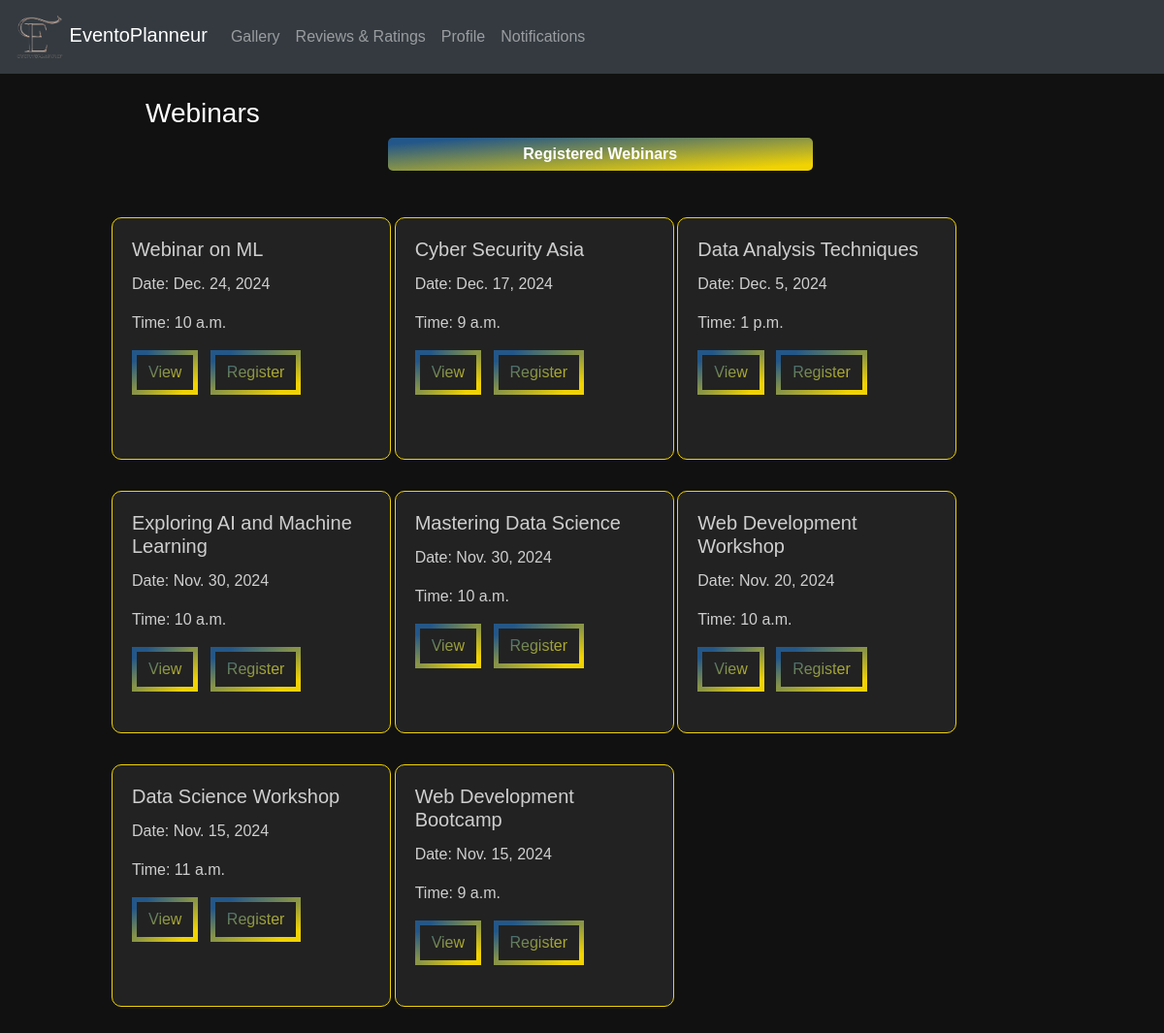
Screenshot of /events/ with the database file from the repository.
### eventapp/models.py (models this page shows, shortened)
class Webinar(models.Model):
    EVENT_TYPE_CHOICES = [
    ('Online', 'Online'),
    ('Offline', 'Offline'),
]
    id = models.AutoField(primary_key=True)
    title = models.CharField(max_length=100)
    event_type = models.CharField(max_length=10, choices=EVENT_TYPE_CHOICES, default='offline')
    description = models.TextField()
    date = models.DateField(default=None, blank=True, null=True)
    start_time = models.TimeField(blank=True, null=True)
    end_time = models.TimeField(blank=True, null=True)
    location = models.CharField(max_length=200, blank=True, null=True)
    poster = models.URLField(blank=True, null=True)
    organizer_name = models.CharField(max_length=100)
    deadline = models.DateField(default=None, blank=True, null=True)
    fee = models.DecimalField(max_digits=10, decimal_places=2, blank=True, null=True)
    speakers = models.ManyToManyField(Speaker, blank=True)
    org_user=models.ForeignKey(CustomUser, on_delete=models.CASCADE,null=True,blank=True)
    livestream = models.URLField(blank=True, null=True)
    phone_number = models.CharField(max_length=15)
    max_participants = models.PositiveIntegerField(null=True,default=50)
    status = models.IntegerField(default=1,null=True,blank=True)

### eventapp/views.py (the view)
# urls.py: path('events/',views.events,name='events'),
def events(request):
    webinars=Webinar.objects.all().order_by('-date')[:8]
    return render(request, 'events.html', {'webinars': webinars})

### templates/events.html (shortened to what this page needs)
{% load static %}
<!DOCTYPE html>
<html lang="en">
<head>
  <link rel="stylesheet" href="https://maxcdn.bootstrapcdn.com/bootstrap/4.5.2/css/bootstrap.min.css">
  <link rel="stylesheet"type="text/css" href="{% static 'css/webinar.css' %}">
</head>
<body>
  <nav class="navbar navbar-expand-md bg-dark navbar-dark">
    <div class="containers">
      <a class="navbar-brand" href="{% url 'eventapp:attendeehome' %}">
        <img src="{% static 'images/Eventoplanneur.png' %}" alt="Logo" width="50"> EventoPlanneur
      </a>
      <div class="collapse navbar-collapse" id="navbarCollapse">
        <ul class="navbar-nav ml-auto">
          <li class="nav-item"><a class="nav-link" href="#gallery">Gallery</a></li>
          <li class="nav-item"><a class="nav-link" href="#reviews">Reviews & Ratings</a></li>
          <li class="nav-item"><a class="nav-link" href="{% url 'eventapp:org_profile' %}">Profile</a></li>
          <li class="nav-item"><a class="nav-link" href="#notifications">Notifications</a></li>
        </ul>
      </div>
    </div>
  </nav>
  <div style="margin-left:100px;margin-right:225px" >
    <br>
    <h3 style="margin-left:50px;color:white" >Webinars</h3>
    <a href="{% url 'eventapp:registered_webinar' %}" ><button id="sendButton" style="margin-left:300px;width:50%;background:var(--gradient) !important;">Registered Webinars</button></a><br><br>
    <div class="container mx-auto mt-4" >
      <div class="row">
        {% for i in webinars|slice:"-6:" %}
        <div class="col-md-4">
            <div class="card" style="width: 18rem;">
              <div class="card-body">
                <h5 class="card-title">{{ i.title }}</h5>
                <p class="card-text">Date: {{ i.date }}</p>
                <p class="card-text">Time: {{ i.start_time }}</p>
                <a class="btn mr-2" href="{% url 'view_webinar' i.id %}">View</a>
                <a class="btn mr-2" href="{% url 'register_for_webinar' i.id %}">Register</a>
            </div>
          </div>
        </div>
        {% endfor %}
      </div>
    </div>
  </div>
</body>
</html>

### static/css/webinar.css (style rules this page uses)
body { font-family: Arial, sans-serif; margin: 0; padding: 0; background-position: center; color: #ad6341; background-image: url("/static/images/bg.gif"); background-size: cover; }
.containers { display: flex; justify-content: space-between; text-align: right; }
.container { display: flex; justify-content: space-between; margin: 5px; }
#sendButton { background-color: #fda085; color: #fff; border: none; border-radius: 5px; padding: 5px 10px; cursor: pointer; }
button { font-family: Arial, Helvetica, sans-serif; font-weight: bold; color: white; background-color: #171717; padding: 1em 2em; border: none; border-radius: .6rem; position: relative; cursor: pointer; overflow: hidden; }
.card { width: 190px; border-radius: 10px; }

### templates/events.html (style rules this page uses)
:root { --gradient: linear-gradient(to left top, #F1D302 10%, #235789 90%) !important; }
body { background: #111 !important;; }
.card { background: #222; border: 1px solid #F1D302; color: rgba(250, 250, 250, 0.8); margin-bottom: 2rem; height:250px; }
.btn { border: 5px solid; border-image-slice: 1; background: var(--gradient) !important; -webkit-background-clip: text !important; -webkit-text-fill-color: transparent !important; border-image-source: var(--gradient) !important; text-decoration: none; transition: all .4s ease; }

### rows the page displays
Webinar: title "Webinar on ML", date "Dec. 24, 2024", start_time "10 a.m."
Webinar: title "Cyber Security Asia", date "Dec. 17, 2024", start_time "9 a.m."
Webinar: title "Data Analysis Techniques", date "Dec. 5, 2024", start_time "1 p.m."
Webinar: title "Exploring AI and Machine Learning", date "Nov. 30, 2024", start_time "10 a.m."
Webinar: title "Mastering Data Science", date "Nov. 30, 2024", start_time "10 a.m."
Webinar: title "Web Development Workshop", date "Nov. 20, 2024", start_time "10 a.m."
Webinar: title "Data Science Workshop", date "Nov. 15, 2024", start_time "11 a.m."
Webinar: title "Web Development Bootcamp", date "Nov. 15, 2024", start_time "9 a.m."
